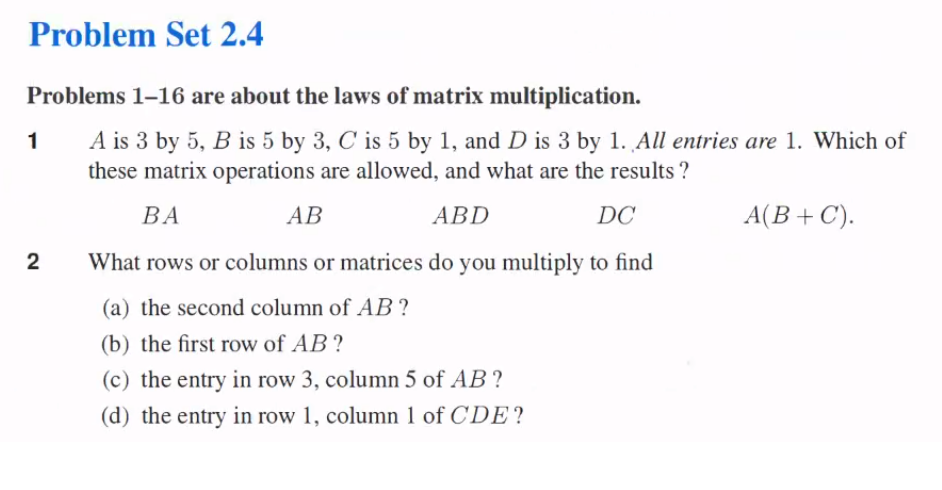
#> input picture images/test.png, 942 x 490 px
$ python further_segmentation.py
#> lines starting #> are read from the running program, lines starting #| are printed output that depends on the picture
### numberExtraction.py
import time
s = time.time()
import networkx as nx
import pandas as pd
import cv2
import numpy as np
from numpy.linalg import norm
import re
import math
import pytesseract
import matplotlib.pyplot as plt
import itertools
import sklearn.metrics
# print(f"Imports completed in {time.time() - s}s")
pytesseract.pytesseract.tesseract_cmd = 'C:\\Program Files\\Tesseract-OCR\\tesseract.exe' #windoge moment

def load(somethinglol):
#> called with somethinglol = 'images/test.png'
    img = cv2.imread(somethinglol)
#> img is the input picture: shape (490, 942, 3); mean B, G, R 246.5, 244.3, 246.2
    img = cv2.cvtColor(img, cv2.COLOR_BGR2GRAY)
#> img: shape (490, 942)
    h, w = img.shape
#> h = 490; w = 942
    img = cv2.resize(img, (1000, 1000))
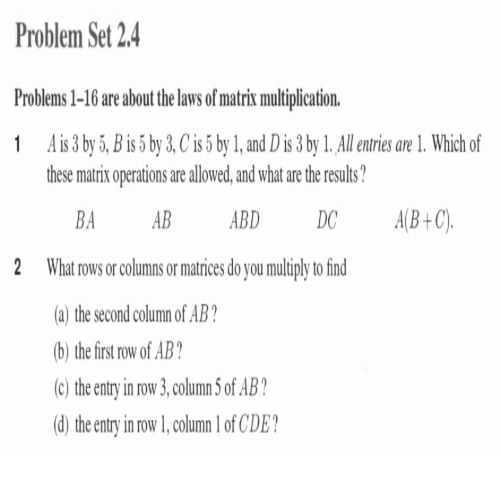
#> img: shape (1000, 1000) (shown at 1/2 size); min 27, max 255, mean 245
    return img

"""
How to detect question numbers:
1. Although some numbers are missed out, they're in sequence most of the time.
2. They are at the center of the distribution of all the numbers, very dense.
3. If you draw a line of best fit through them, they're all very close to that line.
4. That line of best fit shoult point straight downwards.
"""

def select_numbers(img, indexing_method):
    """
    Develop a score for each set of numbers. The score is based on:
    - Exactly how consecutive they are (maybe)
    - The displacement for each point from the best straight line drawn through the set of points
    - The angle the directed line makes with the x axis
    """
    # [96 lines left out: functions generateNumsets, score, treeify, not called in this run]

    def unpunctuate(S):
        return re.sub(r'[^\w\s]', '', S)

    def numbersFromNumset(numset):
        return [numbers[x] for x in numset]

    s = time.time()
#> (the run stopped early here; a loop or call above may not have finished)

$ run again, with numexample1.png copied over images/test.png
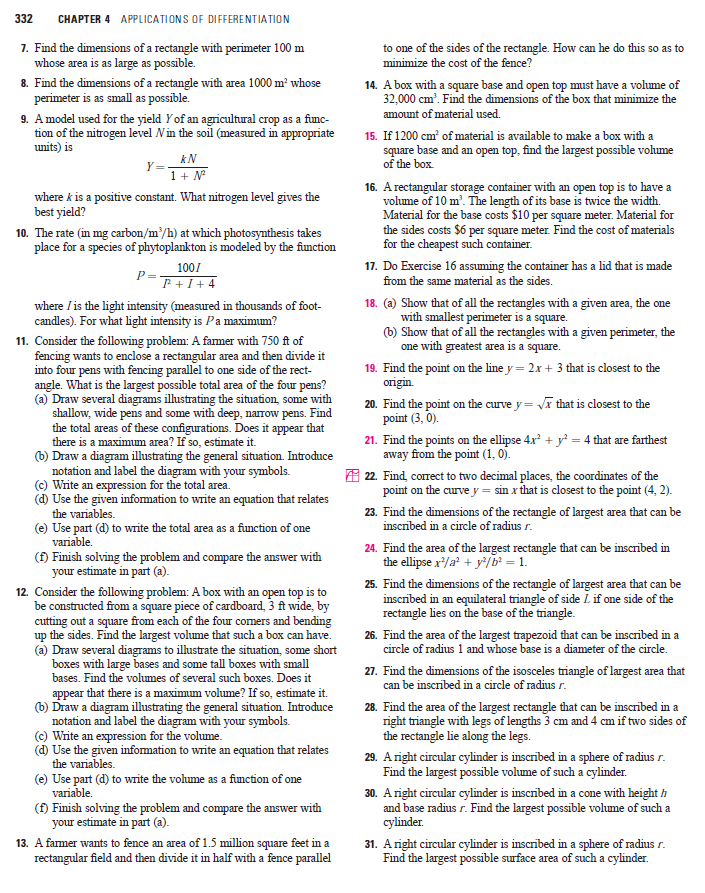
#> input picture numexample1.png, 705 x 893 px
#> in load, img is the input picture: shape (893, 705, 3); mean B, G, R 233.1, 232.5, 232.9
#> in load, `img = cv2.resize(img, (1000, 1000))`:
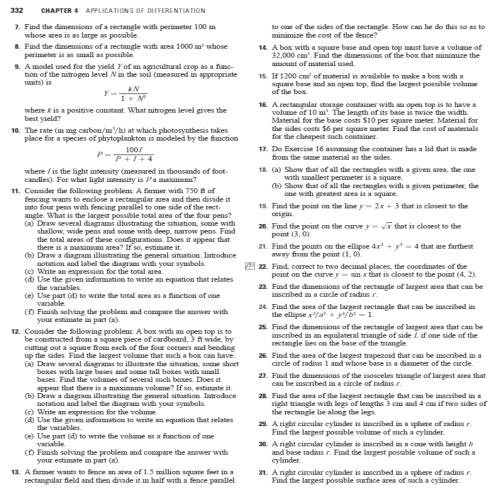
#> img: shape (1000, 1000) (shown at 1/2 size); min 32, max 255, mean 232.6

$ run again, with images/Untitled.png copied over images/test.png
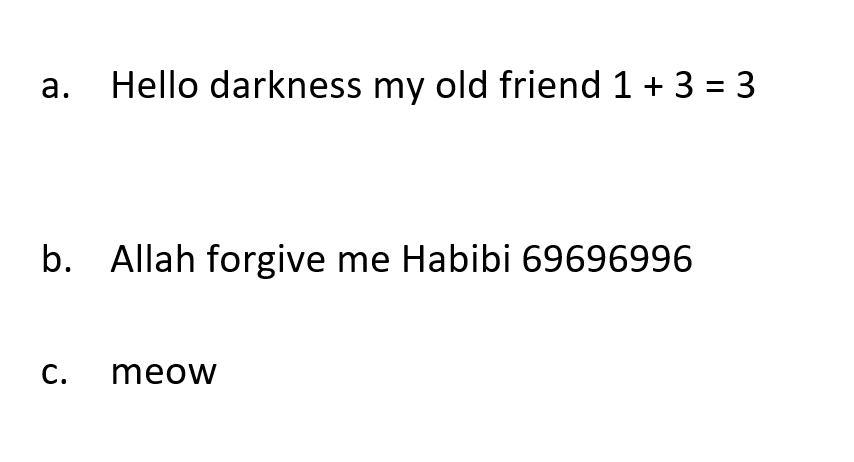
#> input picture images/Untitled.png, 854 x 462 px
#> in load, img is the input picture: shape (462, 854, 3); min 0, max 255, mean 248.2
#> in load, `img = cv2.resize(img, (1000, 1000))`:
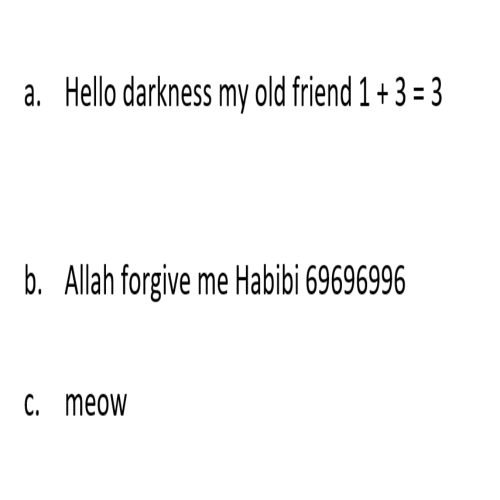
#> img: shape (1000, 1000) (shown at 1/2 size); min 0, max 255, mean 248.2

$ run again, with images/Untitled2.png copied over images/test.png
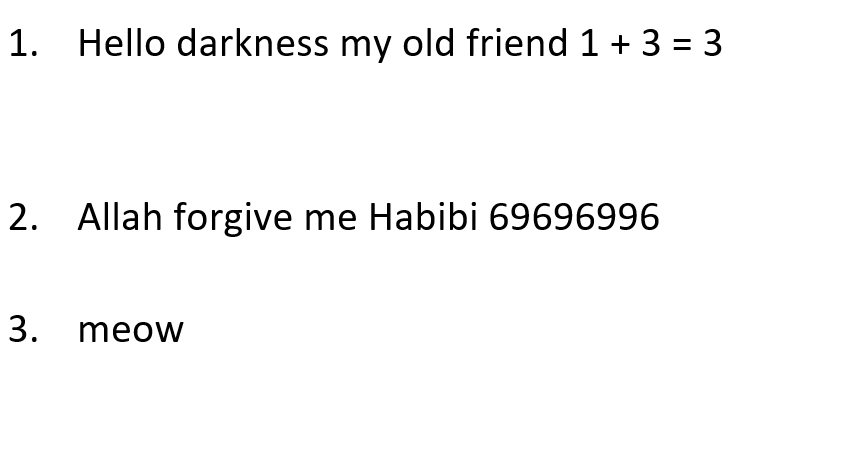
#> input picture images/Untitled2.png, 854 x 462 px
#> in load, img is the input picture: shape (462, 854, 3); min 0, max 255, mean 248.2
#> in load, `img = cv2.resize(img, (1000, 1000))`:
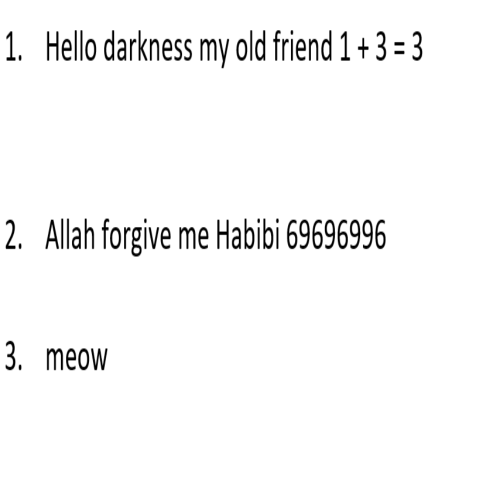
#> img: shape (1000, 1000) (shown at 1/2 size); min 0, max 255, mean 248.2
